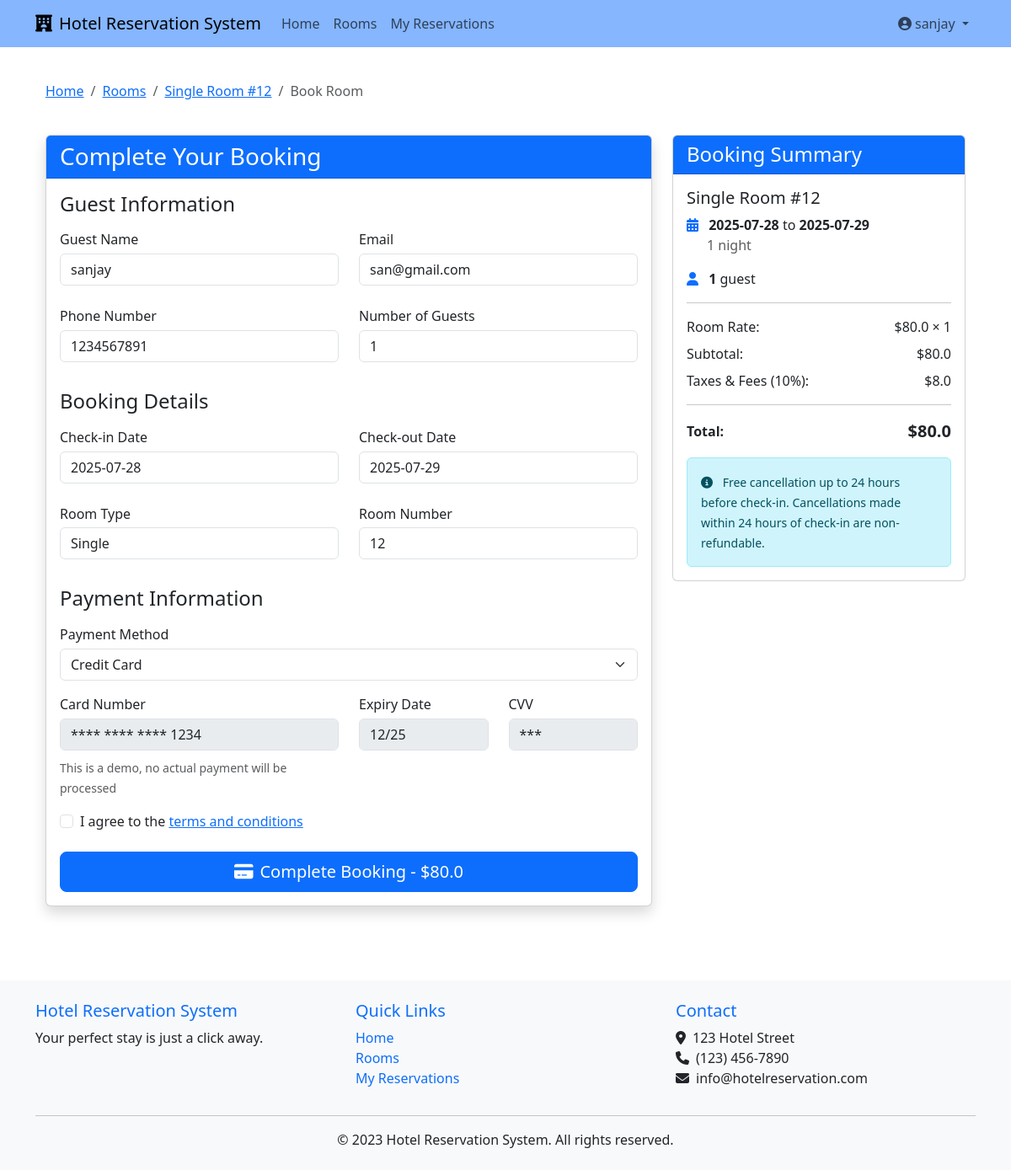
Page /booking/1 (signed in) on the committed database.
### models.py (models this page shows, shortened)
class User(UserMixin, db.Model):
    __tablename__ = 'users'
    id = db.Column(db.Integer, primary_key=True)
    name = db.Column(db.String(100), nullable=False)
    email = db.Column(db.String(120), unique=True, nullable=False)
    phone = db.Column(db.String(20), nullable=True)
    password_hash = db.Column(db.String(256), nullable=False)
    is_admin = db.Column(db.Boolean, default=False)
    created_at = db.Column(db.DateTime, default=datetime.utcnow)
    reservations = db.relationship('Reservation', backref='customer', lazy=True)

class Room(db.Model):
    __tablename__ = 'rooms'
    id = db.Column(db.Integer, primary_key=True)
    room_number = db.Column(db.String(10), unique=True, nullable=False)
    room_type = db.Column(db.String(50), nullable=False)  # Single, Double, Suite, etc.
    description = db.Column(db.Text, nullable=True)
    price_per_night = db.Column(db.Float, nullable=False)
    capacity = db.Column(db.Integer, nullable=False)  # Number of guests
    status = db.Column(db.String(20), default='available')  # available, occupied, maintenance
    created_at = db.Column(db.DateTime, default=datetime.utcnow)
    updated_at = db.Column(db.DateTime, default=datetime.utcnow, onupdate=datetime.utcnow)
    reservations = db.relationship('Reservation', backref='room', lazy=True)

### routes/customer_routes.py (the view, shortened to what this page needs)
@customer_bp.route('/booking/<int:room_id>', methods=['GET', 'POST'])
@login_required
def booking(room_id):
    room = Room.query.get_or_404(room_id)
    search = session.get('search', {
        'check_in': get_today().strftime('%Y-%m-%d'),
        'check_out': get_tomorrow().strftime('%Y-%m-%d'),
        'guests': 1
    })
    check_in_date = str_to_date(search.get('check_in'))
    check_out_date = str_to_date(search.get('check_out'))
    guests = int(search.get('guests', 1))
    nights = calculate_nights(check_in_date, check_out_date)
    total_price = calculate_total_price(room_id, check_in_date, check_out_date)
    return render_template('customer/booking.html',
                          room=room,
                          check_in=search.get('check_in'),
                          check_out=search.get('check_out'),
                          guests=guests,
                          nights=nights,
                          total_price=total_price)

### templates/customer/booking.html (shortened to what this page needs)
{% extends 'base.html' %}
{% block content %}
<div class="container">
    <div class="row">
        <div class="col-12 mb-4">
            <nav aria-label="breadcrumb">
                <ol class="breadcrumb">
                    <li class="breadcrumb-item"><a href="{{ url_for('customer.index') }}">Home</a></li>
                    <li class="breadcrumb-item"><a href="{{ url_for('customer.room_search') }}">Rooms</a></li>
                    <li class="breadcrumb-item"><a href="{{ url_for('customer.room_detail', room_id=room.id) }}">{{ room.room_type }} Room #{{ room.room_number }}</a></li>
                    <li class="breadcrumb-item active" aria-current="page">Book Room</li>
                </ol>
            </nav>
        </div>
    </div>
    <div class="row">
        <div class="col-md-8 mb-4">
            <div class="card shadow">
                <div class="card-header bg-primary text-white">
                    <h3 class="mb-0">Complete Your Booking</h3>
                </div>
                <div class="card-body">
                    <form action="{{ url_for('customer.booking', room_id=room.id) }}" method="post">
                        <h4 class="mb-3">Guest Information</h4>
                        <div class="row mb-3">
                            <div class="col-md-6">
                                <label for="name" class="form-label">Guest Name</label>
                                <input type="text" class="form-control" id="name" value="{{ current_user.name }}" readonly>
                            </div>
                            <div class="col-md-6">
                                <label for="email" class="form-label">Email</label>
                                <input type="email" class="form-control" id="email" value="{{ current_user.email }}" readonly>
                            </div>
                        </div>
                        <div class="row mb-3">
                            <div class="col-md-6">
                                <label for="phone" class="form-label">Phone Number</label>
                                <input type="tel" class="form-control" id="phone" value="{{ current_user.phone or '' }}" readonly>
                            </div>
                            <div class="col-md-6">
                                <label for="guests" class="form-label">Number of Guests</label>
                                <input type="number" class="form-control" id="guests" value="{{ guests }}" readonly>
                            </div>
                        </div>
                        <h4 class="mb-3 mt-4">Booking Details</h4>
                        <div class="row mb-3">
                            <div class="col-md-6">
                                <label for="check_in" class="form-label">Check-in Date</label>
                                <input type="text" class="form-control" id="check_in" value="{{ check_in }}" readonly>
                            </div>
                            <div class="col-md-6">
                                <label for="check_out" class="form-label">Check-out Date</label>
                                <input type="text" class="form-control" id="check_out" value="{{ check_out }}" readonly>
                            </div>
                        </div>
                        <div class="row mb-3">
                            <div class="col-md-6">
                                <label for="room_type" class="form-label">Room Type</label>
                                <input type="text" class="form-control" id="room_type" value="{{ room.room_type }}" readonly>
                            </div>
                            <div class="col-md-6">
                                <label for="room_number" class="form-label">Room Number</label>
                                <input type="text" class="form-control" id="room_number" value="{{ room.room_number }}" readonly>
                            </div>
                        </div>
                        <h4 class="mb-3 mt-4">Payment Information</h4>
                        <div class="mb-3">
                            <label for="payment_method" class="form-label">Payment Method</label>
                            <select class="form-select" id="payment_method" name="payment_method" required>
                                <option value="credit_card">Credit Card</option>
                            </select>
                        </div>
                        <div id="credit_card_details">
                            <div class="row mb-3">
                                <div class="col-md-6">
                                    <label for="card_number" class="form-label">Card Number</label>
                                    <input type="text" class="form-control" id="card_number" placeholder="**** **** **** ****" value="**** **** **** 1234" disabled>
                                    <small class="text-muted">This is a demo, no actual payment will be processed</small>
                                </div>
                                <div class="col-md-3">
                                    <label for="expiry" class="form-label">Expiry Date</label>
                                    <input type="text" class="form-control" id="expiry" placeholder="MM/YY" value="12/25" disabled>
                                </div>
                                <div class="col-md-3">
                                    <label for="cvv" class="form-label">CVV</label>
                                    <input type="text" class="form-control" id="cvv" placeholder="***" value="***" disabled>
                                </div>
                            </div>
                        </div>
                        <div class="form-check mb-4">
                            <input class="form-check-input" type="checkbox" id="terms" required>
                            <label class="form-check-label" for="terms">
                                I agree to the <a href="#" data-bs-toggle="modal" data-bs-target="#termsModal">terms and conditions</a>
                            </label>
                        </div>
                        <div class="d-grid">
                            <button type="submit" class="btn btn-primary btn-lg">
                                <i class="fas fa-credit-card me-2"></i>Complete Booking - ${{ total_price }}
                            </button>
                        </div>
                    </form>
                </div>
            </div>
        </div>
        <div class="col-md-4 mb-4">
            <div class="card sticky-top" style="top: 20px">
                <div class="card-header bg-primary text-white">
                    <h4 class="mb-0">Booking Summary</h4>
                </div>
                <div class="card-body">
                    <h5 class="card-title">{{ room.room_type }} Room #{{ room.room_number }}</h5>
                    <div class="mb-3">
                        <i class="fas fa-calendar-alt me-2 text-primary"></i>
                        <strong>{{ check_in }}</strong> to <strong>{{ check_out }}</strong>
                        <div class="text-muted ms-4">{{ nights }} night{% if nights > 1 %}s{% endif %}</div>
                    </div>
                    <div class="mb-3">
                        <i class="fas fa-user me-2 text-primary"></i>
                        <strong>{{ guests }}</strong> guest{% if guests > 1 %}s{% endif %}
                    </div>
                    <hr>
                    <div class="d-flex justify-content-between align-items-center mb-2">
                        <span>Room Rate:</span>
                        <span>${{ room.price_per_night }} × {{ nights }}</span>
                    </div>
                    <div class="d-flex justify-content-between align-items-center mb-2">
                        <span>Subtotal:</span>
                        <span>${{ room.price_per_night * nights }}</span>
                    </div>
                    <div class="d-flex justify-content-between align-items-center mb-2">
                        <span>Taxes & Fees (10%):</span>
                        <span>${{ (room.price_per_night * nights * 0.1)|round(2) }}</span>
                    </div>
                    <hr>
                    <div class="d-flex justify-content-between align-items-center mb-3">
                        <span class="fw-bold">Total:</span>
                        <span class="fw-bold fs-5">${{ total_price }}</span>
                    </div>
                    <div class="alert alert-info mb-0" role="alert">
                        <small>
                            <i class="fas fa-info-circle me-2"></i>
                            Free cancellation up to 24 hours before check-in. Cancellations made within 24 hours of check-in are non-refundable.
                        </small>
                    </div>
                </div>
            </div>
        </div>
    </div>
</div>
{% endblock %}

### templates/base.html (shortened to what this page needs)
<!DOCTYPE html>
<html lang="en" data-bs-theme="light">
<head>
    <link href="https://cdn.jsdelivr.net/npm/bootstrap@5.3.0/dist/css/bootstrap.min.css" rel="stylesheet">
    <link rel="stylesheet" href="https://cdnjs.cloudflare.com/ajax/libs/font-awesome/6.4.0/css/all.min.css">
    <link rel="stylesheet" href="https://cdn.jsdelivr.net/npm/flatpickr/dist/flatpickr.min.css">
    <link rel="stylesheet" href="{{ url_for('static', filename='css/custom.css') }}">
</head>
<body>
    <nav class="navbar navbar-expand-lg navbar-light bg-primary mb-4" style="--bs-bg-opacity: .5;">
        <div class="container">
            <a class="navbar-brand" href="{{ url_for('customer.index') }}">
                <i class="fas fa-hotel me-2"></i>Hotel Reservation System
            </a>
            <div class="collapse navbar-collapse" id="navbarNav">
                <ul class="navbar-nav me-auto">
                    <li class="nav-item">
                        <a class="nav-link" href="{{ url_for('customer.index') }}">Home</a>
                    </li>
                    <li class="nav-item">
                        <a class="nav-link" href="{{ url_for('customer.room_search') }}">Rooms</a>
                    </li>
                    {% if current_user.is_authenticated %}
                        <li class="nav-item">
                            <a class="nav-link" href="{{ url_for('customer.my_reservations') }}">My Reservations</a>
                        </li>
                    {% endif %}
                </ul>
                <ul class="navbar-nav">
                    {% if current_user.is_authenticated %}
                        <li class="nav-item dropdown">
                            <a class="nav-link dropdown-toggle" href="#" id="userDropdown" role="button" data-bs-toggle="dropdown" aria-expanded="false">
                                <i class="fas fa-user-circle me-1"></i>{{ current_user.name }}
                            </a>
                        </li>
                    {% endif %}
                </ul>
            </div>
        </div>
    </nav>
    <main class="container py-3">
        {% block content %}{% endblock %}
    </main>
    <footer class="mt-5 py-4 bg-light">
        <div class="container">
            <div class="row">
                <div class="col-md-4">
                    <h5 class="text-primary">Hotel Reservation System</h5>
                    <p>Your perfect stay is just a click away.</p>
                </div>
                <div class="col-md-4">
                    <h5 class="text-primary">Quick Links</h5>
                    <ul class="list-unstyled">
                        <li><a href="{{ url_for('customer.index') }}" class="text-decoration-none">Home</a></li>
                        <li><a href="{{ url_for('customer.room_search') }}" class="text-decoration-none">Rooms</a></li>
                        {% if current_user.is_authenticated %}
                            <li><a href="{{ url_for('customer.my_reservations') }}" class="text-decoration-none">My Reservations</a></li>
                        {% endif %}
                    </ul>
                </div>
                <div class="col-md-4">
                    <h5 class="text-primary">Contact</h5>
                    <address>
                        <i class="fas fa-map-marker-alt me-2"></i>123 Hotel Street<br>
                        <i class="fas fa-phone me-2"></i>(123) 456-7890<br>
                        <i class="fas fa-envelope me-2"></i>info@hotelreservation.com
                    </address>
                </div>
            </div>
            <hr>
            <div class="text-center">
                <p class="mb-0">&copy; 2023 Hotel Reservation System. All rights reserved.</p>
            </div>
        </div>
    </footer>
</body>
</html>

### rows in the picture
User: name "sanjay", email "san@gmail.com", phone "1234567891"
Room: room_type "Single", room_number "12", price_per_night "80.0", room.price_per_night*nights "80.0", (room.price_per_night*nights*0.1)|round(2) "8.0"

### other values in the picture
{{ total_price }} "80.0"
{{ check_in }} "2025-07-28"
{{ check_out }} "2025-07-29"
{{ nights }} "1"
{{ guests }} "1"
